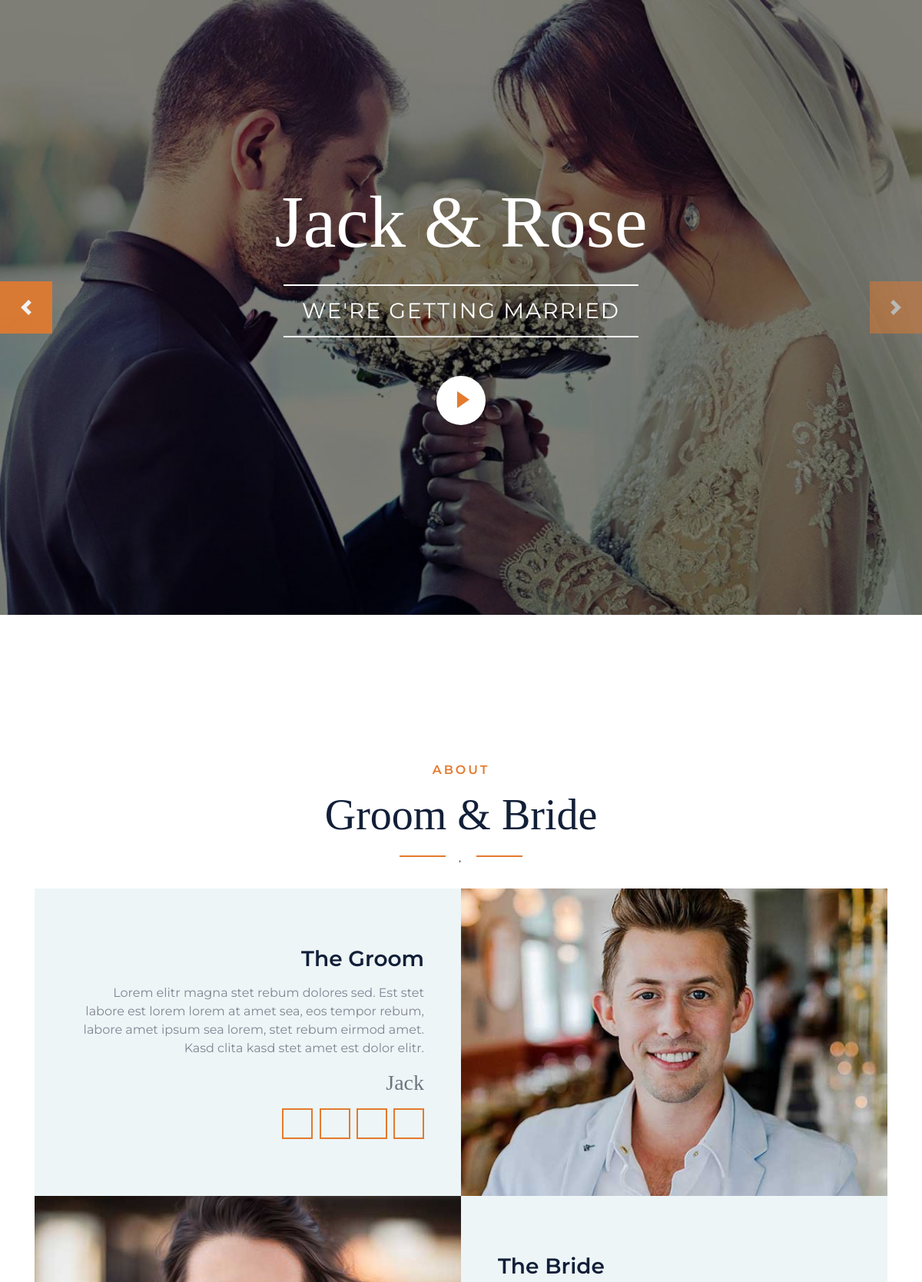
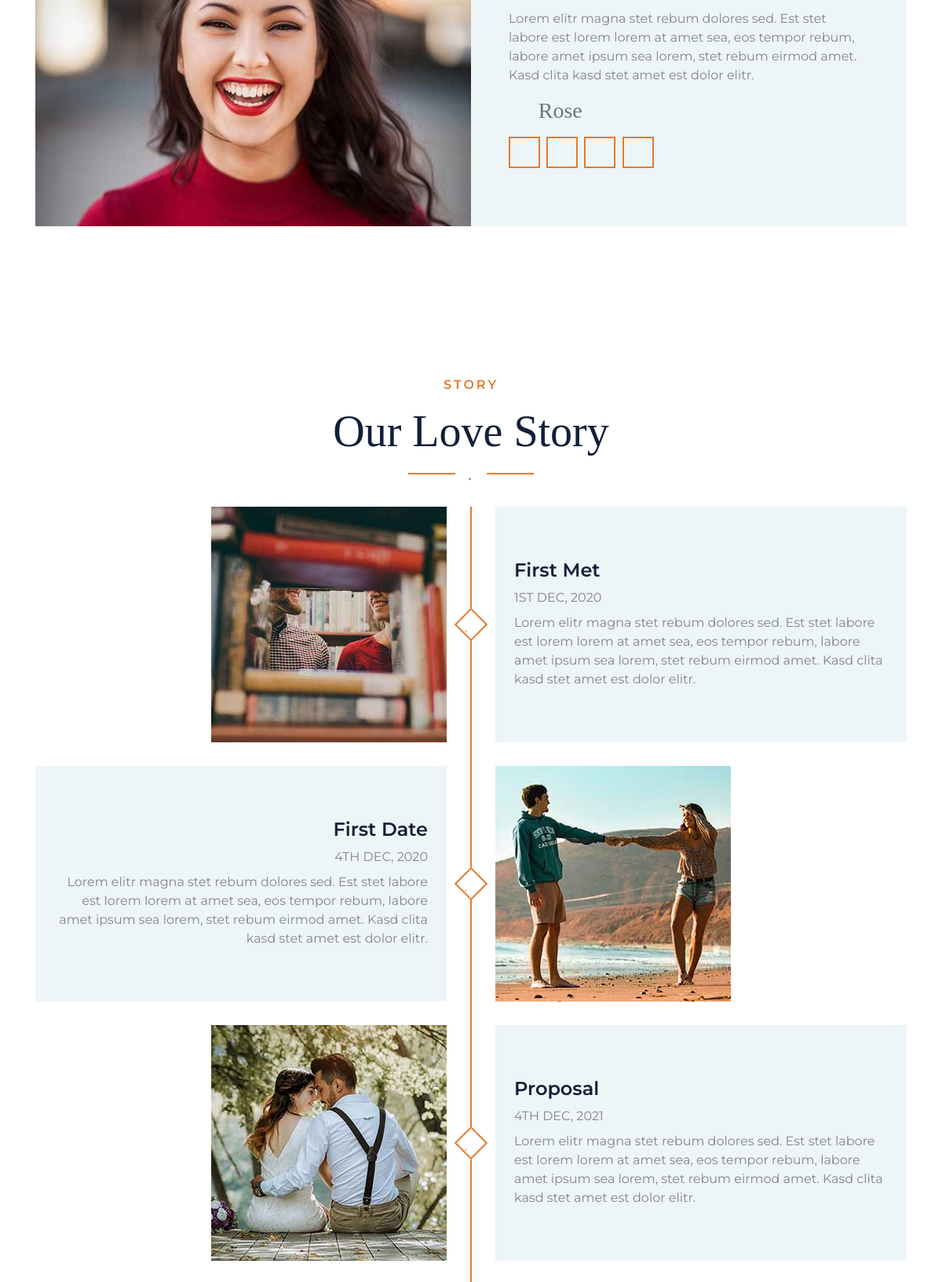
The page /public/index.php (upper part) on the database its author committed (2 pictures, top to bottom).
### tables this page shows
CREATE TABLE `about` (
  `id` int(11) NOT NULL,
  `title` varchar(100) NOT NULL,
  `about` text NOT NULL,
  `icon` varchar(100) NOT NULL,
  `name` varchar(50) NOT NULL,
  `twitter_link` varchar(1024) DEFAULT NULL,
  `facebook_link` varchar(1024) DEFAULT NULL,
  `linkedin_link` varchar(1024) DEFAULT NULL,
  `instagram_link` varchar(1024) DEFAULT NULL,
  `image` varchar(1024) DEFAULT NULL,
  `list_order` int(11) DEFAULT 0
);

CREATE TABLE `story` (
  `id` int(11) NOT NULL,
  `title` varchar(100) NOT NULL,
  `description` text NOT NULL,
  `date` date DEFAULT NULL,
  `image` varchar(1024) DEFAULT NULL,
  `list_order` int(11) DEFAULT 0
);

### app/controllers/Home.php (called while the page is built, shortened)
<?php
class Home
{
    public function index()
    {
        $contact = new Contact_model;
        $data["social_links"] = $contact->first(["id" => 1]);
        $gallery = new Gallery_model;
        $data["gallery"] = $gallery->findAll();
        $family = new Family_model;
        $family->order_type = "ASC";
        $family->order_column = "list_order";
        $data["family"] = $family->findAll();
        $story = new Story_model;
        $story->order_type = "ASC";
        $data["stories"] = $story->findAll();
        $about = new About_model;
        $about->order_type = "ASC";
        $data["about"] = $about->findAll();
        $settings = new Settings_model;
        $data["settings"] = $settings->findAll();
        $data["SETTINGS"] = [];
        if ($data["settings"]) {
            foreach ($data["settings"] as $setting_row) {
                $data["SETTINGS"][$setting_row->setting] = $setting_row->value;
            }
        }
        $this->view("home", $data);
    }
}

### app/core/App.php (called while the page is built, shortened)
<?php
class App
{
    private $method = "index";
    private function splitURL()
    {
        $URL = $_GET["url"] ?? "home";
        $URL = explode("/", trim($URL, "/"));
        return $URL;
    }
    public function loadController()
    {
        $URL = $this->splitURL();
        $filename = "../app/controllers/" . ucfirst($URL[0]) . ".php";
        if (file_exists($filename)) {
            unset($URL[0]);
        } else {
            $filename = "../app/controllers/_404.php";
            require $filename;
            $this->controller = "_404";
        }
        $controller = new $this->controller;
        call_user_func_array([$controller, $this->method], $URL);
    }
}

### public/index.php (called while the page is built, shortened)
<?php
$app = new App;
$app->loadController();

### app/core/functions.php (called while the page is built, shortened)
<?php
function esc($str)
{
    return htmlspecialchars($str);
}
function get_image($filename = "")
{
    if (file_exists($filename)) return ROOT . "/" . $filename;
    return ROOT . "/assets/img/placeholder.jpg";
}
function get_date($date)
{
    return date("jS M, Y", strtotime($date));
}

### app/core/Database.php (called while the page is built, shortened)
<?php
trait Database
{
    private function connect()
    {
        $string = "mysql:hostname=" . DBHOST . ";dbname=" . DBNAME;
        $con = new PDO($string, DBUSER, DBPASS);
        return $con;
    }
    public function query($query, $data = [])
    {
        $con = $this->connect();
        $stm = $con->prepare($query);
        $check = $stm->execute($data);
        if ($check) {
            $result = $stm->fetchAll(PDO::FETCH_OBJ);
            if (is_array($result) && count($result)) {
                return $result;
            }
        }
        return false;
    }
}

### app/core/Model.php (called while the page is built, shortened)
<?php
trait Model
{
    public $limit        = 10;
    public $offset       = 0;
    public $order_type   = "DESC";
    public $order_column = "id";
    public function findAll()
    {
        $query = "SELECT * FROM $this->table ORDER BY $this->order_column $this->order_type LIMIT $this->limit OFFSET $this->offset";
        return $this->query($query);
    }
}

### app/views/home.view.php (the view, shortened to what this page needs)
<!DOCTYPE html>
<html lang="en">
<head>
    <link href="<?= ROOT ?>/assets/fontawesome/css/all.min.css" rel="stylesheet">
    <link href="<?= ROOT ?>/assets/lib/owlcarousel/assets/owl.carousel.min.css" rel="stylesheet">
    <link href="<?= ROOT ?>/assets/lib/lightbox/css/lightbox.min.css" rel="stylesheet">
    <link href="<?= ROOT ?>/assets/css/style.css" rel="stylesheet">
</head>
<body data-spy="scroll" data-target=".navbar" data-offset="51">
    <div class="container-fluid p-0 mb-5 pb-5" id="home">
        <div id="header-carousel" class="carousel slide carousel-fade" data-ride="carousel">
            <div class="carousel-inner">
                <div class="carousel-item position-relative active" style="height: 100vh; min-height: 400px;">
                    <img class="position-absolute w-100 h-100" src="<?= get_image($SETTINGS["Carousel 1"] ?? "") ?>" style="object-fit: cover;">
                    <div class="carousel-caption d-flex flex-column align-items-center justify-content-center">
                        <div class="p-3" style="max-width: 900px;">
                            <h1 class="display-1 font-secondary text-white mt-n3 mb-md-4"><?= APP_NAME ?></h1>
                            <div class="d-inline-block border-top border-bottom border-light py-3 px-4">
                                <h3 class="text-uppercase font-weight-normal text-white m-0" style="letter-spacing: 2px;"><?= APP_DESC ?></h3>
                            </div>
                            <button type="button" class="btn-play mx-auto" data-toggle="modal" data-src="https://www.youtube.com/embed/DWRcNpR6Kdc" data-target="#videoModal">
                                <span></span>
                            </button>
                        </div>
                    </div>
                </div>
            </div>
            <a class="carousel-control-prev justify-content-start" href="#header-carousel" data-slide="prev">
                <div class="btn btn-primary px-0" style="width: 68px; height: 68px;">
                    <span class="carousel-control-prev-icon mt-3"></span>
                </div>
            </a>
            <a class="carousel-control-next justify-content-end" href="#header-carousel" data-slide="next">
                <div class="btn btn-primary px-0" style="width: 68px; height: 68px;">
                    <span class="carousel-control-next-icon mt-3"></span>
                </div>
            </a>
        </div>
    </div>
    <div class="container-fluid py-5" id="about">
        <div class="container py-5">
            <div class="section-title position-relative text-center">
                <h6 class="text-uppercase text-primary mb-3" style="letter-spacing: 3px;">About</h6>
                <h1 class="font-secondary display-4">Groom & Bride</h1>
                <i class="far fa-heart text-dark"></i>
            </div>
            <?php if (!empty($about)) : $num = 0; ?>
                <?php foreach ($about as $row) : $num++; ?>
                    <?php if ($num % 2) :  ?>
                        <div class="row m-0 mb-4 mb-md-0 pb-2 pb-md-0">
                            <div class="col-md-6 p-0 text-center text-md-right">
                                <div class="h-100 d-flex flex-column justify-content-center bg-secondary p-5">
                                    <h3 class="mb-3"><?= esc($row->title) ?></h3>
                                    <p><?= esc($row->about) ?></p>
                                    <h3 class="font-secondary font-weight-normal text-muted mb-3"><i class="fa fa-<?= esc($row->icon) ?> text-primary pr-3"></i><?= esc($row->name) ?></h3>
                                    <div class="position-relative">
                                        <a class="btn btn-outline-primary btn-square mr-1" href="<?= esc($row->twitter_link) ?>"><i class="fab fa-twitter"></i></a>
                                        <a class="btn btn-outline-primary btn-square mr-1" href="<?= esc($row->facebook_link) ?>"><i class="fab fa-facebook-f"></i></a>
                                        <a class="btn btn-outline-primary btn-square mr-1" href="<?= esc($row->linkedin_link) ?>"><i class="fab fa-linkedin-in"></i></a>
                                        <a class="btn btn-outline-primary btn-square" href="<?= esc($row->instagram_link) ?>"><i class="fab fa-instagram"></i></a>
                                    </div>
                                </div>
                            </div>
                            <div class="col-md-6 p-0" style="min-height: 400px;">
                                <img class="position-absolute w-100 h-100" src="<?= get_image($row->image) ?>" style="object-fit: cover;">
                            </div>
                        </div>
                    <?php else : ?>
                        <div class="row m-0">
                            <div class="col-md-6 p-0" style="min-height: 400px;">
                                <img class="position-absolute w-100 h-100" src="<?= get_image($row->image) ?>" style="object-fit: cover;">
                            </div>
                            <div class="col-md-6 p-0 text-center text-md-left">
                                <div class="h-100 d-flex flex-column justify-content-center bg-secondary p-5">
                                    <h3 class="mb-3"><?= esc($row->title) ?></h3>
                                    <p><?= esc($row->about) ?></p>
                                    <h3 class="font-secondary font-weight-normal text-muted mb-3"><i class="fa fa-<?= esc($row->icon) ?> text-primary pr-3"></i><?= esc($row->name) ?></h3>
                                    <div class="position-relative">
                                        <a class="btn btn-outline-primary btn-square mr-1" href="<?= esc($row->twitter_link) ?>"><i class="fab fa-twitter"></i></a>
                                        <a class="btn btn-outline-primary btn-square mr-1" href="<?= esc($row->facebook_link) ?>"><i class="fab fa-facebook-f"></i></a>
                                        <a class="btn btn-outline-primary btn-square mr-1" href="<?= esc($row->linkedin_link) ?>"><i class="fab fa-linkedin-in"></i></a>
                                        <a class="btn btn-outline-primary btn-square" href="<?= esc($row->instagram_link) ?>"><i class="fab fa-instagram"></i></a>
                                    </div>
                                </div>
                            </div>
                        </div>
                    <?php endif; ?>
                <?php endforeach; ?>
            <?php endif; ?>
        </div>
    </div>
    <div class="container-fluid py-5" id="story">
        <div class="container pt-5 pb-3">
            <div class="section-title position-relative text-center">
                <h6 class="text-uppercase text-primary mb-3" style="letter-spacing: 3px;">Story</h6>
                <h1 class="font-secondary display-4">Our Love Story</h1>
                <i class="far fa-heart text-dark"></i>
            </div>
            <div class="container timeline position-relative p-0">
                <?php if (!empty($stories)) : $num = 0; ?>
                    <?php foreach ($stories as $row) : $num++; ?>
                        <?php if ($num % 2) :  ?>
                            <div class="row">
                                <div class="col-md-6 text-center text-md-right">
                                    <img class="img-fluid mr-md-3" src="<?= get_image($row->image) ?>" style="max-width: 400px; max-height: 400px; object-fit: cover" alt="">
                                </div>
                                <div class="col-md-6 text-center text-md-left">
                                    <div class="h-100 d-flex flex-column justify-content-center bg-secondary p-4 ml-md-3">
                                        <h4 class="mb-2"><?= esc($row->title) ?></h4>
                                        <p class="text-uppercase mb-2"><?= get_date($row->date) ?></p>
                                        <p class="m-0"><?= esc($row->description) ?></p>
                                    </div>
                                </div>
                            </div>
                        <?php else : ?>
                            <div class="row">
                                <div class="col-md-6 text-center text-md-right">
                                    <div class="h-100 d-flex flex-column justify-content-center bg-secondary p-4 mr-md-3">
                                        <h4 class="mb-2"><?= esc($row->title) ?></h4>
                                        <p class="text-uppercase mb-2"><?= get_date($row->date) ?></p>
                                        <p class="m-0"><?= esc($row->description) ?></p>
                                    </div>
                                </div>
                                <div class="col-md-6 text-center text-md-left">
                                    <img class="img-fluid ml-md-3" src="<?= get_image($row->image) ?>" style="max-width: 400px; max-height: 400px; object-fit: cover" alt="">
                                </div>
                            </div>
                        <?php endif; ?>
                    <?php endforeach; ?>
                <?php endif; ?>
            </div>
        </div>
    </div>
</body>
</html>

### rows shown on the page
about: title "The Groom", about "Lorem elitr magna stet rebum dolores sed. Est stet labore est lorem lorem at amet sea, eos tempor rebum, labore amet ipsum sea lorem, stet rebum eirmod amet. Kasd clita kasd stet amet est dolor elitr.", name "Jack", image (picture)
about: image (picture), title "The Bride", about "Lorem elitr magna stet rebum dolores sed. Est stet labore est lorem lorem at amet sea, eos tempor rebum, labore amet ipsum sea lorem, stet rebum eirmod amet. Kasd clita kasd stet amet est dolor elitr.", name "Rose"
story: image (picture), title "First Met", date "1ST DEC, 2020", description "Lorem elitr magna stet rebum dolores sed. Est stet labore est lorem lorem at amet sea, eos tempor rebum, labore amet ipsum sea lorem, stet rebum eirmod amet. Kasd clita kasd stet amet est dolor elitr."
story: title "First Date", date "4TH DEC, 2020", description "Lorem elitr magna stet rebum dolores sed. Est stet labore est lorem lorem at amet sea, eos tempor rebum, labore amet ipsum sea lorem, stet rebum eirmod amet. Kasd clita kasd stet amet est dolor elitr.", image (picture)
story: image (picture), title "Proposal", date "4TH DEC, 2021", description "Lorem elitr magna stet rebum dolores sed. Est stet labore est lorem lorem at amet sea, eos tempor rebum, labore amet ipsum sea lorem, stet rebum eirmod amet. Kasd clita kasd stet amet est dolor elitr."

### other values the page prints
APP_NAME "Jack & Rose"
APP_DESC "WE'RE GETTING MARRIED"
